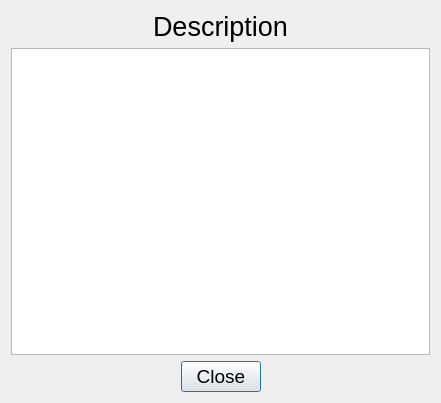
<?xml version="1.0" encoding="UTF-8"?>
<ui version="4.0">
 <class>DescriptionDialog</class>
 <widget class="QDialog" name="DescriptionDialog">
  <property name="geometry">
   <rect>
    <x>0</x>
    <y>0</y>
    <width>441</width>
    <height>403</height>
   </rect>
  </property>
  <property name="windowTitle">
   <string>Dialog</string>
  </property>
  <layout class="QVBoxLayout" name="verticalLayout">
   <item>
    <widget class="QLabel" name="label_description">
     <property name="font">
      <font>
       <pointsize>20</pointsize>
      </font>
     </property>
     <property name="text">
      <string>Description</string>
     </property>
     <property name="alignment">
      <set>Qt::AlignmentFlag::AlignCenter</set>
     </property>
    </widget>
   </item>
   <item>
    <widget class="QTextEdit" name="textEdit">
     <property name="font">
      <font>
       <pointsize>14</pointsize>
      </font>
     </property>
     <property name="layoutDirection">
      <enum>Qt::LayoutDirection::RightToLeft</enum>
     </property>
     <property name="html">
      <string>&lt;!DOCTYPE HTML PUBLIC &quot;-//W3C//DTD HTML 4.0//EN&quot; &quot;http://www.w3.org/TR/REC-html40/strict.dtd&quot;&gt;
&lt;html&gt;&lt;head&gt;&lt;meta name=&quot;qrichtext&quot; content=&quot;1&quot; /&gt;&lt;meta charset=&quot;utf-8&quot; /&gt;&lt;style type=&quot;text/css&quot;&gt;
p, li { white-space: pre-wrap; }
hr { height: 1px; border-width: 0; }
li.unchecked::marker { content: &quot;\2610&quot;; }
li.checked::marker { content: &quot;\2612&quot;; }
&lt;/style&gt;&lt;/head&gt;&lt;body style=&quot; font-family:'Segoe UI'; font-size:14pt; font-weight:400; font-style:normal;&quot;&gt;
&lt;p align=&quot;right&quot; style=&quot;-qt-paragraph-type:empty; margin-top:0px; margin-bottom:0px; margin-left:0px; margin-right:0px; -qt-block-indent:0; text-indent:0px;&quot;&gt;&lt;br /&gt;&lt;/p&gt;&lt;/body&gt;&lt;/html&gt;</string>
     </property>
    </widget>
   </item>
   <item>
    <layout class="QHBoxLayout" name="horizontalLayout">
     <item>
      <spacer name="horizontalSpacer">
       <property name="orientation">
        <enum>Qt::Orientation::Horizontal</enum>
       </property>
       <property name="sizeHint" stdset="0">
        <size>
         <width>40</width>
         <height>20</height>
        </size>
       </property>
      </spacer>
     </item>
     <item>
      <widget class="QPushButton" name="pushButton_close">
       <property name="font">
        <font>
         <pointsize>14</pointsize>
        </font>
       </property>
       <property name="text">
        <string>Close</string>
       </property>
      </widget>
     </item>
     <item>
      <spacer name="horizontalSpacer_2">
       <property name="orientation">
        <enum>Qt::Orientation::Horizontal</enum>
       </property>
       <property name="sizeHint" stdset="0">
        <size>
         <width>40</width>
         <height>20</height>
        </size>
       </property>
      </spacer>
     </item>
    </layout>
   </item>
  </layout>
 </widget>
 <resources/>
 <connections/>
</ui>
